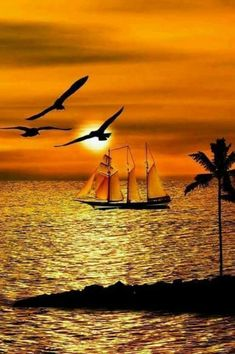
#> input picture picture2.jpg, 235 x 354 px, found by its file name
$ python vintage.py
#> lines starting #> are read from the running program, lines starting #| are printed output that depends on the picture
import cv2
import matplotlib.pyplot as plt
import numpy as np
im = cv2.imread('C:/Users/dines/Python folder/Filters/picture2.jpg')
#> im is the input picture: shape (354, 235, 3); mean B, G, R 25.5, 102.8, 168.1
row,column = im.shape[:2]
#> row = 354; column = 235
kernel_x = cv2.getGaussianKernel(column,200)
kernel_y = cv2.getGaussianKernel(row,200)
kernel = kernel_y*kernel_x.T
filter = 255*kernel/np.linalg.norm(kernel)
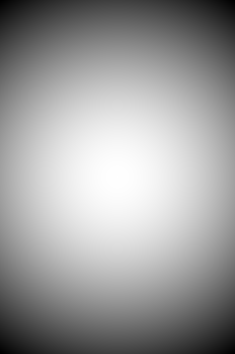
#> kernel: shape (354, 235) float64; min 8.22e-06, max 1.44e-05, mean 1.2e-05; drawn with min black and max white
vintage_im = np.copy(im)
for i in range(3):
    vintage_im[:,:,i] = vintage_im[:,:,i]*filter
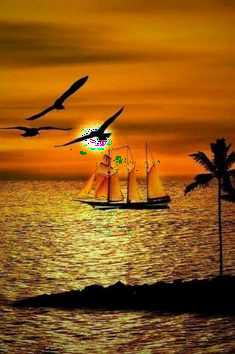
#> vintage_im: shape (354, 235, 3); mean B, G, R 22.3, 89.8, 146.9
plt.imshow(vintage_im)
plt.show()

$ run again, with pexels-tobi-620337.jpg copied over picture2.jpg
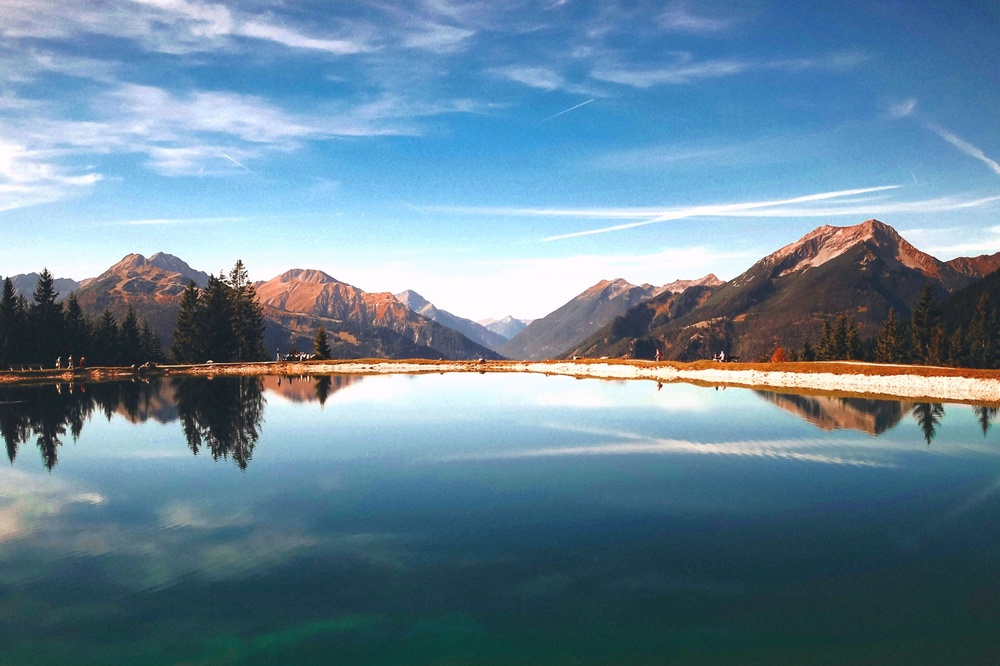
#> input picture pexels-tobi-620337.jpg, 1000 x 666 px, shrunk from 2921 x 1946 before the run, found by its file name
#> im is the input picture: shape (666, 1000, 3); mean B, G, R 152.5, 133.5, 104.4
#> `filter = 255*kernel/np.linalg.norm(kernel)`:
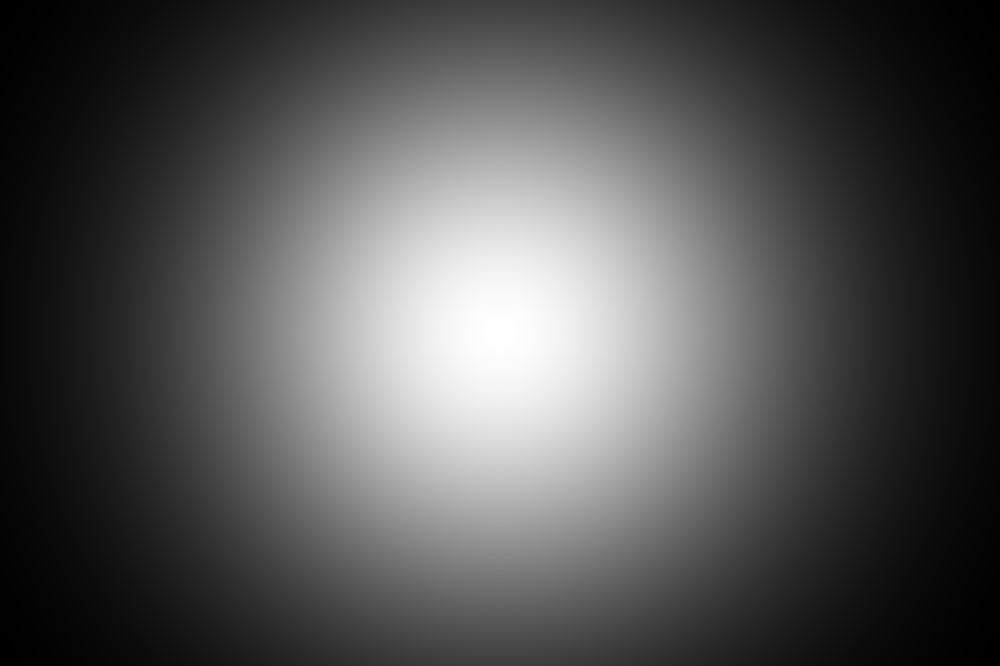
#> kernel: shape (666, 1000) float64; min 4.95e-08, max 4.46e-06, mean 1.5e-06; drawn with min black and max white
#> after the loop `for i in range(3):`:
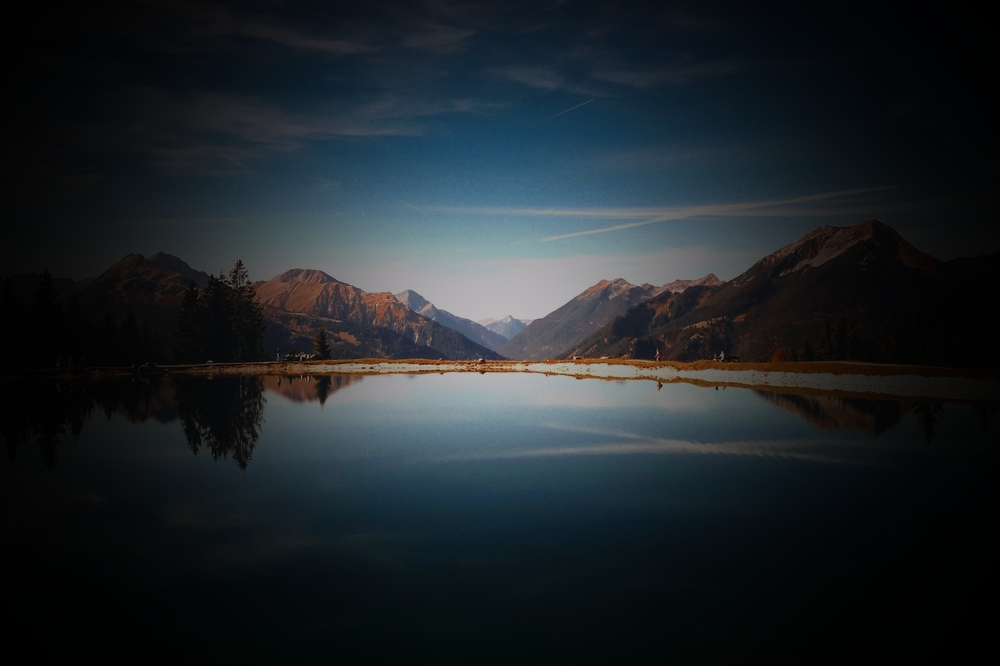
#> vintage_im: shape (666, 1000, 3); mean B, G, R 41, 36.6, 29.9
